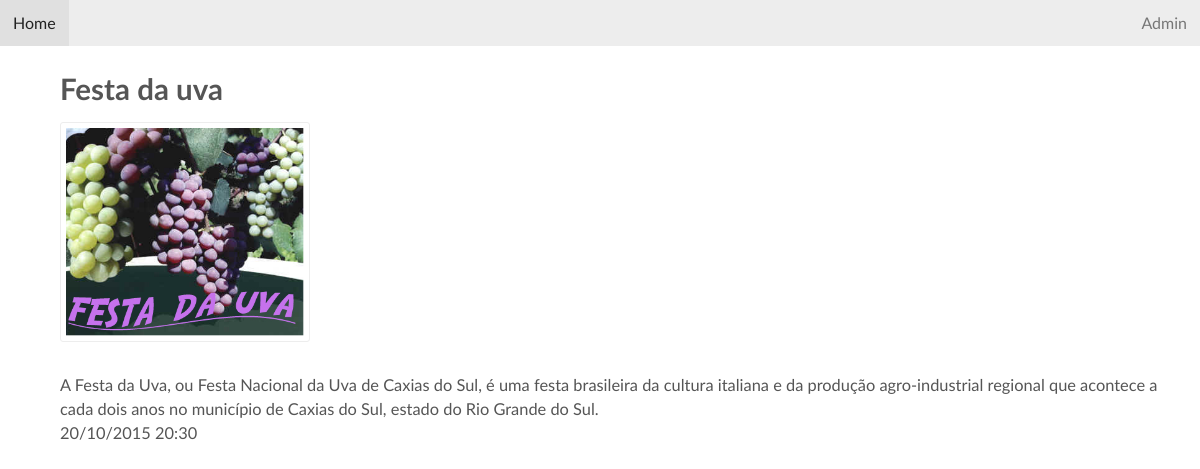
Screenshot of /SistemaEventos/Views/index.php with the database file from the repository.
### tables this page shows
CREATE TABLE IF NOT EXISTS `Eventos` (
  `id` int(11) NOT NULL AUTO_INCREMENT,
  `fk_Usuario` int(11) NOT NULL,
  `Titulo` varchar(75) NOT NULL,
  `Status` varchar(9) NOT NULL,
  `Descricao` text NOT NULL,
  `Data` datetime NOT NULL,
  `Imagem` varchar(255) DEFAULT NULL,
  PRIMARY KEY (`id`),
  UNIQUE KEY `id` (`id`),
  UNIQUE KEY `Titulo` (`Titulo`),
  KEY `fk_Usuario` (`fk_Usuario`)
);

### src/SistemaEventos/Models/Conexao.php (called while the page is built, shortened)
<?php
    abstract class Conexao {
        public function conectar($servidor = 'localhost', $usuario = 'root', $senha = '@9Andre104075#9', $banco = 'Eventos') {
            $mysqli = new Mysqli($servidor, $usuario, $senha, $banco);
            $mysqli->set_charset("utf8");
            return $mysqli;
        }
    }
?>

### src/SistemaEventos/Controllers/IndexController.php (called while the page is built, shortened)
<?php
    class IndexController {
        public function mostrarEventosPublicos() {
            $model = new Eventos();
            $eventos = $model->consultar();
            $resultados = array();
            $dataAtual = strtotime(date('Y-m-d H:i:s'));
            foreach($eventos as $evento) {
                if($dataAtual < strtotime($evento->data) and strtolower($evento->status) == 'publicado') {
                    array_push($resultados, $evento);
                }
            }
            return $resultados;
        }
    }
?>

### src/SistemaEventos/Models/Eventos.php (called while the page is built, shortened)
<?php
    class Eventos extends Conexao {
        private $conexao;
        function __construct() {
            $this->conexao = $this->conectar();
        }
        public function consultar() {
            try{
                $query = "SELECT * FROM Eventos ORDER BY Data ASC" ;
                $eventos = array();
                if ($result = $this->conexao->query($query)) {
                    while ($row = $result->fetch_row()) {
                        array_push($eventos, new EventoEntity(
                            $row[0],
                            $row[1],
                            $row[2],
                            $row[3],
                            $row[4],
                            $row[5],
                            $row[6]
                        ));
                    }
                }
                return $eventos;
            } catch(Exception $e) {
                echo 'Ops...Erro ao consultar eventos!!!'.PHP_EOL.$e->getMessage();
            }
        }
    }
?>

### src/SistemaEventos/Entity/EventoEntity.php (called while the page is built, shortened)
<?php
    class EventoEntity {
        function __construct($id, $fk_usuario, $titulo, $status, $descricao, $data, $imagem) {
            $this->titulo = $titulo;
            $this->status = $status;
            $this->descricao = $descricao;
            $this->data = $data;
            $this->imagem = $imagem;
        }
        public function __get($property) {
            if (property_exists($this, $property)) {
                return $this->$property;
            }
        }
    }
?>

### src/SistemaEventos/Views/index.php (the view, shortened to what this page needs)
<?php
    $componentes = new SistemaEventos\Views\Componentes();
    $controller = new SistemaEventos\Controllers\IndexController();
?>
<html>
    <head>
        <?php echo $componentes->bibliotecas();?>
    </head>
    <body>
        <?php echo $componentes->navbar(); ?>
        <div class="conteudo">
            <?php
                $resultados = $controller->mostrarEventosPublicos();
                if($resultados != 'Nenhum evento disponível no momento') {
                    foreach($resultados as $resultado) {
                        echo "<ul>";
                            echo "<li><h3>$resultado->titulo</h3></li>";
                            echo "<li><img src='../../../static/imagesUpload/$resultado->imagem' class='thumbnail'\"></li>";
                            echo "<li>$resultado->descricao</li>";
                            $data = date('d/m/Y H:i', strtotime($resultado->data));
                            echo "<li>$data</li>";
                        echo "</ul>";
                    }
                } else {
                    echo "<h1>$resultados</h1>";
                }
            ?>
        </div>
    </body>
</html>

### src/SistemaEventos/Views/Componentes.php (shortened to what this page needs)
<?php
    class Componentes {
        public function bibliotecas() {
            return '<link rel="stylesheet" type="text/css" href="../../../static/css/kickstart.min.css">
                    <link rel="stylesheet" type="text/css" href="../../../static/css/style.css">
                    <script src="../../../static/js/kickstart.min.js"></script>
                    <script src="../../../static/js/jquery.min.js"></script>';
        }
        public function navbar() {
            return '<div class="navbar">
                <nav>
                    <ul>
                        <li>
                            <a href="index.php">Home</a>
                        </li>
                    </ul>
                    <ul>
                        <li>
                            <a href="login.php">Admin</a>
                        </li>
                    </ul>
                </nav>
            </div>';
        }
    }
?>

### static/css/style.css (style rules this page uses)
ul { list-style-type:none; }
.conteudo { margin: 20px; }
.thumbnail { width: 250px; }

### rows the page displays
eventos: Titulo "Festa da uva", Imagem (picture), Descricao "A Festa da Uva, ou Festa Nacional da Uva de Caxias do Sul, é uma festa brasileira da cultura italiana e da produção agro-industrial regional que acontece a cada dois anos no município de Caxias do Sul, estado do Rio Grande do Sul.", Data "20/10/2015 20:30"
